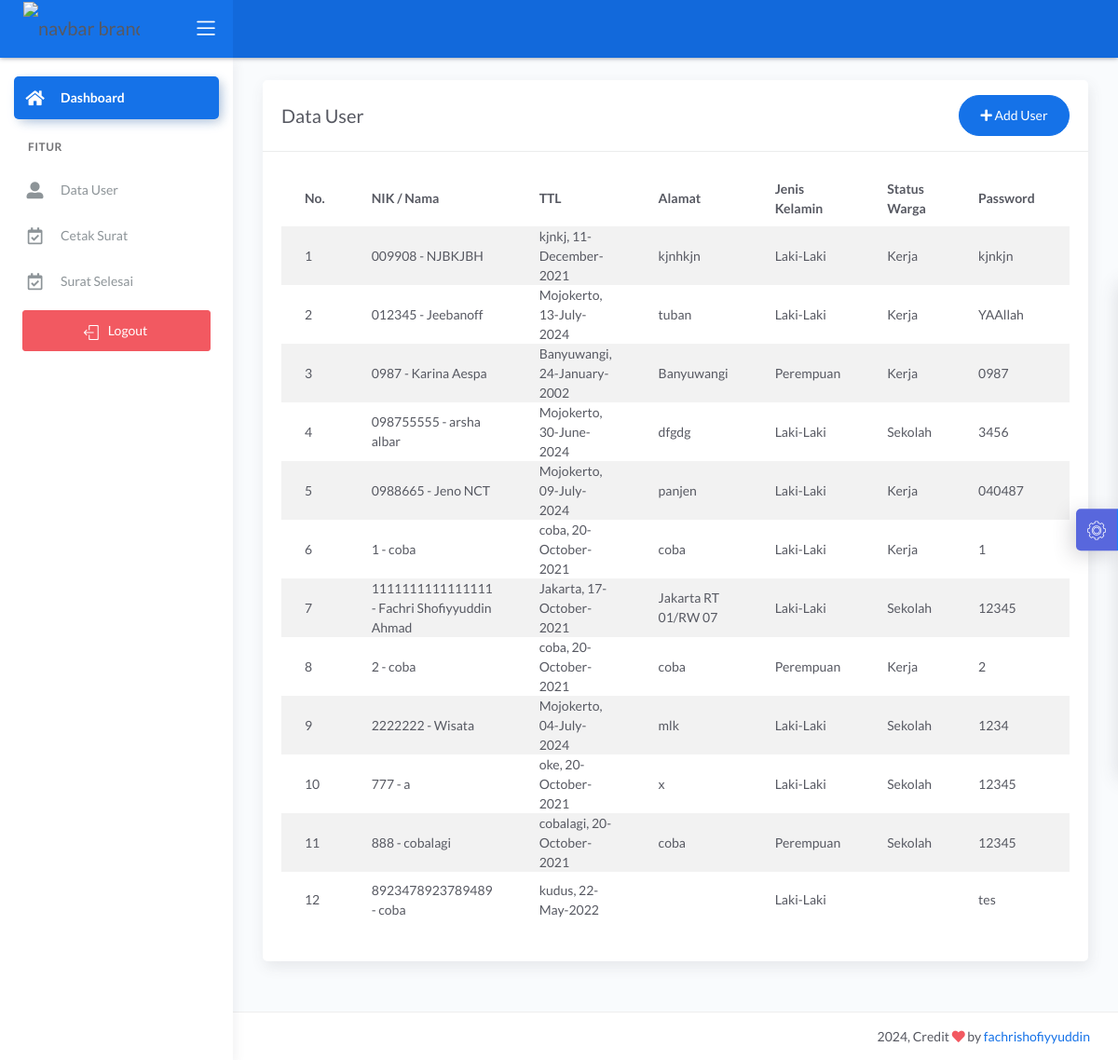
Page /demo1/main2.php?halaman=tampil_user (signed in) on the committed database.
### tables this page shows
CREATE TABLE `data_user` (
  `nik` varchar(16) NOT NULL,
  `password` varchar(225) NOT NULL,
  `hak_akses` varchar(225) NOT NULL,
  `nama` varchar(30) NOT NULL,
  `tanggal_lahir` date NOT NULL,
  `tempat_lahir` varchar(30) NOT NULL,
  `jekel` varchar(20) NOT NULL,
  `agama` varchar(20) DEFAULT NULL,
  `alamat` text DEFAULT NULL,
  `telepon` varchar(13) DEFAULT NULL,
  `status_warga` varchar(30) DEFAULT NULL
);

### demo1/tampil_user.php (the view, shortened to what this page needs)
<?php include '../konek.php'; ?>
<link href="css/sweetalert.css" rel="stylesheet" type="text/css">
<div class="page-inner">
    <div class="row">
        <div class="col-md-12">
            <div class="card">
                <div class="card-header">
                    <div class="d-flex align-items-center">
                        <h4 class="card-title">Data User</h4>
                            <a href="?halaman=tambah_user" class="btn btn-primary btn-round ml-auto">
                                <i class="fa fa-plus"></i>
                                    Add User
                            </a>
                    </div>
                </div>
                <div class="card-body">
                                        <form action="">
                                            <div class="table-responsive">
                                                <table id="add" class="display table table-striped table-hover" >
                                                    <thead>
                                                        <tr>
                                                            <th>No.</th>
                                                            <th>NIK / Nama</th>
                                                            <th>TTL</th>
                                                            <th>Alamat</th>
                                                            <th>Jenis Kelamin</th>
                                                            <th>Status Warga</th>
                                                            <th>Password</th>
                                                            <th>Hak Akses</th>
                                                        </tr>
                                                    </thead>
                                                    <tbody>
                                                        <?php
                                                            $no=1;
                                                            $tampil = "SELECT * FROM data_user";
                                                            $query = mysqli_query($konek,$tampil);
                                                            while($data=mysqli_fetch_array($query,MYSQLI_BOTH)){
                                                                $username = $data['nik'];
                                                                $nama = $data['nama'];
                                                                $password = $data['password'];
                                                                $tempat = $data['tempat_lahir'];
                                                                $tanggal = $data['tanggal_lahir'];
                                                                $alamat = $data['alamat'];
                                                                $jekel = $data['jekel'];
                                                                $status_warga = $data['status_warga'];
                                                                $tanggal_lahir = date("d-F-Y", strtotime($tanggal));
                                                                $hak_akses = $data['hak_akses'];
                                                        ?>
                                                        <tr>
                                                            <td><?php echo $no++;?></td>
                                                            <td><?php echo $username.' - '.$nama;?></td>
                                                            <td><?php echo $tempat.", ".$tanggal_lahir;?></td>
                                                            <td><?php echo $alamat;?></td>
                                                            <td><?php echo $jekel;?></td>
                                                            <td><?php echo $status_warga;?></td>
                                                            <td><?php echo $password;?></td>
                                                            <td><?php echo $hak_akses;?></td>
                                                        </tr>
                                                        <?php
                                                            }
                                                        ?>
                                                    </tbody>
                                                </table>
                                            </div>
                                        </form>
                                    </div>
                                </div>
                        </div>
        </div>
</div>

### rows in the picture
data_user: nik "009908", nama "NJBKJBH", tempat_lahir "kjnkj", tanggal_lahir "11-December-2021", alamat "kjnhkjn", jekel "Laki-Laki", status_warga "Kerja", password "kjnkjn"
data_user: nik "012345", nama "Jeebanoff", tempat_lahir "Mojokerto", tanggal_lahir "13-July-2024", alamat "tuban", jekel "Laki-Laki", status_warga "Kerja", password "YAAllah"
data_user: nik "0987", nama "Karina Aespa", tempat_lahir "Banyuwangi", tanggal_lahir "24-January-2002", alamat "Banyuwangi", jekel "Perempuan", status_warga "Kerja", password "0987"
data_user: nik "098755555", nama "arsha albar", tempat_lahir "Mojokerto", tanggal_lahir "30-June-2024", alamat "dfgdg", jekel "Laki-Laki", status_warga "Sekolah", password "3456"
data_user: nik "0988665", nama "Jeno NCT", tempat_lahir "Mojokerto", tanggal_lahir "09-July-2024", alamat "panjen", jekel "Laki-Laki", status_warga "Kerja", password "040487"
data_user: nik "1", nama "coba", tempat_lahir "coba", tanggal_lahir "20-October-2021", alamat "coba", jekel "Laki-Laki", status_warga "Kerja", password "1"
data_user: nik "1111111111111111", nama "Fachri Shofiyyuddin Ahmad", tempat_lahir "Jakarta", tanggal_lahir "17-October-2021", alamat "Jakarta RT 01/RW 07", jekel "Laki-Laki", status_warga "Sekolah", password "12345"
data_user: nik "2", nama "coba", tempat_lahir "coba", tanggal_lahir "20-October-2021", alamat "coba", jekel "Perempuan", status_warga "Kerja", password "2"
data_user: nik "2222222", nama "Wisata", tempat_lahir "Mojokerto", tanggal_lahir "04-July-2024", alamat "mlk", jekel "Laki-Laki", status_warga "Sekolah", password "1234"
data_user: nik "777", nama "a", tempat_lahir "oke", tanggal_lahir "20-October-2021", alamat "x", jekel "Laki-Laki", status_warga "Sekolah", password "12345"
data_user: nik "888", nama "cobalagi", tempat_lahir "cobalagi", tanggal_lahir "20-October-2021", alamat "coba", jekel "Perempuan", status_warga "Sekolah", password "12345"
data_user: nik "8923478923789489", nama "coba", tempat_lahir "kudus", tanggal_lahir "22-May-2022", jekel "Laki-Laki", password "tes"
